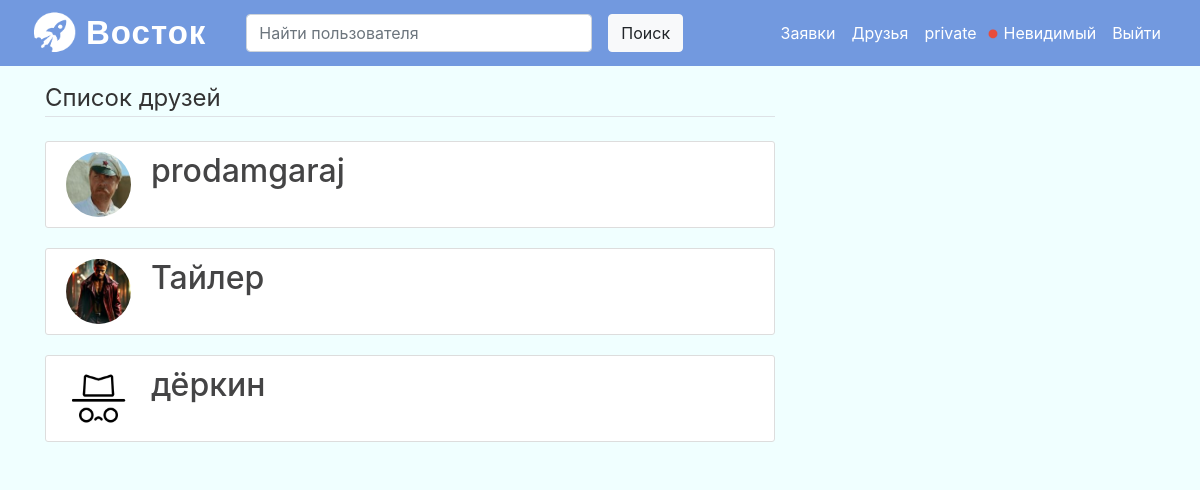
Screenshot of /friends/21 (signed in) with the database file from the repository.
### mes/models.py (models this page shows, shortened)
class User(db.Model, UserMixin):
    id = db.Column(db.Integer, primary_key=True)
    username = db.Column(db.String(20), unique=True, nullable=False)
    status = db.Column(db.String(120))
    image_file = db.Column(db.String(20), nullable=False, default='default.jpg')
    password = db.Column(db.String(60), nullable=False)
    online = db.Column(db.Boolean, default=0)
    admin = db.Column(db.Boolean, default=0)
    banned = db.Column(db.String(40), default=None)
    followed = db.relationship('User',
                               secondary=followers,
                               primaryjoin=(followers.c.follower_id == id),
                               secondaryjoin=(followers.c.followed_id == id),
                               backref=db.backref('followers', lazy='dynamic'),
                               lazy='dynamic')
    requested_by = db.relationship('User',
                                   secondary=requests,
                                   primaryjoin=(requests.c.follower_id == id),
                                   secondaryjoin=(requests.c.followed_id == id),
                                   backref=db.backref('requests', lazy='dynamic'),
                                   lazy='dynamic')

### mes/routes.py (the view)
@app.route("/friends/<int:user_id>")
@login_required
def user_friend_list(user_id):
    users_requesting = User.query.join(followers, (followers.c.follower_id == User.id)).filter(
        followers.c.followed_id == user_id).all()
    return render_template('friends2.html', title=f'Список друзей', users_requesting=users_requesting)

### mes/models.py (called while the page is built)
@loginManager.user_loader
def load_user(user_id):
    return User.query.get(int(user_id))

### mes/templates/friends2.html (shortened to what this page needs)
{% extends "layout.html" %}
{% block content %}
    {% if users_requesting == [] %} <h4><a class="article-title" >Список друзей пуст</a></h4>
    {% else %}<legend class="border-bottom mb-4"> Список друзей</legend>    {% endif %}
{% for user in users_requesting %}
        <article class="media content-section" id="requestwaiting {{ user.id }}">
             <img class="rounded-circle article-img" src="{{ url_for('static', filename='profile_pics/' + user.image_file) }}">
          <div class="media-body">
<h2><a href="{{ url_for('user_account' , username= user.username) }}" style="text-decoration: none; color: #444445" class="article-title" >{{ user.username }}</a></h2>
          </div>
        </article>
{% endfor %}
{% endblock content %}

### mes/templates/layout.html (shortened to what this page needs)
<!DOCTYPE html>
<html>
<head>
    <link rel="stylesheet" href="https://maxcdn.bootstrapcdn.com/bootstrap/4.0.0/css/bootstrap.min.css">
    <link rel="stylesheet" type="text/css" href="../static/main.css">
</head>
<body style="background-color: #f0ffff">
    <header class="site-header">
      <nav class="navbar navbar-expand-md navbar-dark bg-steel fixed-top" style="background-color: #7299df;" >
        <div class="container-fluid" style="background-color:  #7299df;">
        <a href="/">
            <img id="myImage" src="../static/site_pics/rocket2.png" alt="Rocket"></a>
        {% if current_user.admin == True %}
          <a class="navbar-brand " style="font-family: Futura, Trebuchet MS, Arial, sans-serif; font-size: 33px; font-style: normal; font-variant: normal; font-weight: 700; line-height: 16.4px;  letter-spacing: 1px; color: white ;" href="/">Восток<sub style="font-size: 10px">admin</sub></a>
        {% else %}
            <a class="navbar-brand " style="font-family: Futura, Trebuchet MS, Arial, sans-serif; font-size: 33px; font-style: normal; font-variant: normal; font-weight: 700; line-height: 16.4px;  letter-spacing: 1px; color: white ;" href="/">Восток</a>
        {% endif %}
          <div class="collapse navbar-collapse" id="navbarToggle">
            <div class="navbar-nav mr-auto">
              <form class="form-inline" action=" {{ url_for('search' , username=search) }}">
                  <input class="form-control ml-sm-4 mr-sm-3 md-sm-4" size="27" name="search" type="search" placeholder="Найти пользователя" aria-label="Search">
                  <button class="btn btn-light" type="submit">Поиск</button>
              </form>
            </div>
            <div class="navbar-nav">
              {% if current_user.is_authenticated %}
                <a class="nav-item nav-link" style="color: white ;"href="{{ url_for('handle_request') }}">Заявки</a>
                <a class="nav-item nav-link" style="color: white ;"href="{{ url_for('friend_list') }}">Друзья</a>
                <a class="nav-item nav-link" style="color: white ;"href="{{ url_for('account' , username=current_user.username) }}">{{ current_user.username }}</a>
                   {% if current_user.online == False %}
                <img id="status" style="margin-top: 16px; margin-right: -2px; margin-left: 3px;" src="../static/site_pics/offline.png" alt="Offline" width="10" height="10">
                <a class="nav-item nav-link" style="color: white ;"href="{{ url_for('change_status')}}">Невидимый</a>
                                             {% endif %}
                <a class="nav-item nav-link" style="color: white ;"href="{{ url_for('logout') }}">Выйти</a>
              {% else %}
               <a class="nav-item nav-link" style="color: white ;"href="{{ url_for('login') }}">Вход</a>
               <a class="nav-item nav-link" style="color: white ;" href="{{ url_for('register') }}">Регистрация</a>
              {% endif %}
            </div>
          </div>
        </div>
      </nav>
    </header>
     <main role="main" class="container" style="background-color: #f0ffff">
      <div class="row" style="">
        <div class="col-md-8" style="">
                       {% block content %}{% endblock %}
        </div>
      </div>
    </main>
</body>
</html>

### mes/static/main.css (style rules this page uses)
button { background: #FFFFFF; }
body { background: #fafafa; color: #333333; margin-top: 5rem; }
h1, h2, h3, h4, h5, h6 { color: #444444; }
.bg-steel { background-color: #5f788a; }
.site-header .navbar-nav .nav-link { color: #cbd5db; }
.content-section { background: #ffffff; padding: 10px 20px; border: 1px solid #dddddd; border-radius: 3px; margin-bottom: 20px; }
.article-title { color: #444444; }
.article-img { height: 65px; width: 65px; margin-right: 16px; }
.container img { margin-right: 20px; }

### mes/templates/layout.html (style rules this page uses)
#myImage { margin-right: 5px; width: 50px; height: 50px; }

### rows the page displays
User: username "private"
User: image_file (picture), username "prodamgaraj"
User: image_file (picture), username "Тайлер"
User: image_file (placeholder picture), username "дёркин"
